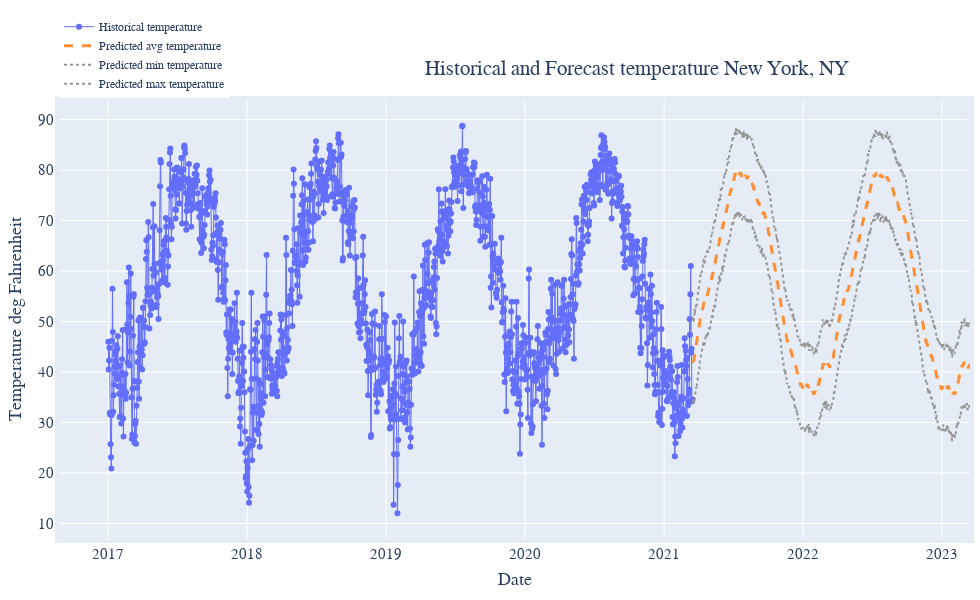

Notebook source saved alongside this figure:
### Markdown cell above
## Visualize Historical Weather temperature and forecast

### Code cell
import plotly.graph_objects as go
layout = go.Layout(
        legend=dict(
        x=0,
        y=1.2,
        traceorder='normal',
        font=dict(size=12,),
        ))
fig = go.Figure(layout=layout)
fig.add_trace(go.Scatter(x=ny_hist['Date time'], y=ny_hist['Temperature (degF)'],
                    line=dict(width=1),
                    mode='lines+markers',
                    name='Historical temperature'))
fig.add_trace(go.Scatter(x=ny['ds'], y=ny['yhat'],
                    line=dict(color='#FF8F34', width=3, dash='dash'),
                    name='Predicted avg temperature'))
fig.add_trace(go.Scatter(x=ny['ds'], y=ny['yhat_lower'],
                    line = dict(color='rgb(150,150,150)', width=2, dash='dot'),
                    name='Predicted min temperature'))
fig.add_trace(go.Scatter(x=ny['ds'], y=ny['yhat_upper'],
                    line = dict(color='rgb(150,150,150)', width=2, dash='dot'),
                    name='Predicted max temperature'))

fig.update_layout(autosize=False, width=980, height=600,
    margin=dict(l=10, r=10, b=10, t=100, pad=4),
    yaxis=dict(title_text="Temperature deg Fahrenheit"),
    xaxis=dict(title_text="Date"),
    font=dict(family="Courier New, monospace", size=15),
    title={
        'text': "Historical and Forecast temperature {}, {}".format(ny['City'].values[0], ny['State'].values[0]),
        'y':0.9,
        'x':0.65,
        'xanchor': 'center',
        'yanchor': 'top'}
)
fig.show()

### Figure 1 — Plotly figure (JSON) as saved in the notebook; plotly's stock layout.template omitted (floating-point values rounded to 4 significant figures; data arrays with more than 128 entries replaced by an {"elided": "..."} marker saying what was removed)
{"data": [{"line": {"width": 1}, "mode": "lines+markers", "name": "Historical temperature", "type": "scatter", "x": {"elided": "1536 str values"}, "y": {"elided": "1536 float values"}}, {"line": {"color": "#FF8F34", "dash": "dash", "width": 3}, "name": "Predicted avg temperature", "type": "scatter", "x": {"elided": "730 str values"}, "y": {"elided": "730 float values"}}, {"line": {"color": "rgb(150,150,150)", "dash": "dot", "width": 2}, "name": "Predicted min temperature", "type": "scatter", "x": {"elided": "730 str values"}, "y": {"elided": "730 float values"}}, {"line": {"color": "rgb(150,150,150)", "dash": "dot", "width": 2}, "name": "Predicted max temperature", "type": "scatter", "x": {"elided": "730 str values"}, "y": {"elided": "730 float values"}}], "layout": {"autosize": false, "font": {"family": "Courier New, monospace", "size": 15}, "height": 600, "legend": {"font": {"size": 12}, "traceorder": "normal", "x": 0, "y": 1.2}, "margin": {"b": 10, "l": 10, "pad": 4, "r": 10, "t": 100}, "title": {"text": "Historical and Forecast temperature New York, NY", "x": 0.65, "xanchor": "center", "y": 0.9, "yanchor": "top"}, "width": 980, "xaxis": {"autorange": true, "range": ["2016-08-24 09:22:44.1312", "2023-03-16"], "title": {"text": "Date"}, "type": "date"}, "yaxis": {"autorange": true, "range": [6.906, 93.89], "title": {"text": "Temperature deg Fahrenheit"}, "type": "linear"}}}
